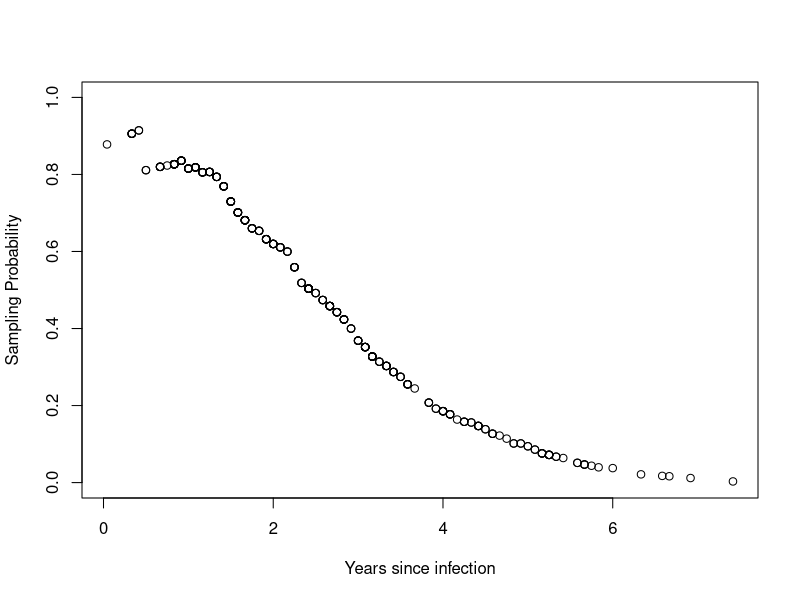

Generate this figure with R:
library(survival)
library(gss)
data(aids)
# all event times should be sorted

dtnpmle <- function(x, u, v, max_iter = 1000, error = 1e-9){
  dat <- cbind(x, u, v)[order(x), ]
  n <- nrow(dat)
  J <- apply(dat[, 2:3], MARGIN = 1, FUN = function(uvj) (uvj[1] <= dat[, 1]) & (dat[, 1] <= uvj[2]))
  inv_puv <- 1 / c(colMeans(J))
  inv_pt <- sum(inv_puv) / c(J %*% inv_puv)
  f <- inv_pt / sum(inv_pt)
  g <- inv_puv / sum(inv_puv)
  converged <- FALSE
  
  for (i in seq_len(max_iter)){
    inv_pt <- sum(inv_puv) / c(J %*% inv_puv)
    inv_puv <- sum(inv_pt) / c(t(inv_pt) %*% J)
    f_next <- inv_pt / sum(inv_pt)
    g_next <- inv_puv / sum(inv_puv)
    if (all(abs(c(f_next - f, g_next - g)) < error)){
      converged <- TRUE
      f <- f_next
      g <- g_next
      break
    }
    f <- f_next
    g <- g_next
  }
  
  masses <- data.frame(x = dat[, 1], u = dat[, 2], v = dat[, 3], f = f, g = g)
  jump_indx <- !duplicated(masses$x, fromLast = TRUE)
  return(list(cdf = cbind(x = masses$x[jump_indx], F = pmin(cumsum(masses$f)[jump_indx], 1)), 
              masses = masses, pt = c(1 / inv_pt), puv = c(1 / inv_puv), 
              converged = converged, n_iter = i))
}

stderr_weights <- function(x, u, v, npcdf){
  n <- length(x)
  C_lprod <- function(A) {rbind(A, -colSums(A))} # C %*% a
  C_rprod <- function(A) {sapply(seq_len(n - 1), FUN = function(i) A[, i] - A[, n])}
  Ct_lprod <- function(A) {sapply(seq_len(ncol(A)), FUN = function(i) A[-n, i] - A[n, i])}
  
  n_x <- sapply(npcdf[, 1, drop = TRUE], FUN = function(xi) sum(x == xi))
  npcdf <- rbind(c(min(u) - 1, 0), npcdf)
  Fv <- npcdf[findInterval(v, npcdf[, 1]), 2]
  Fu <- npcdf[findInterval(u, npcdf[, 1], left.open = TRUE), 2]
  Fvu <- Fv - Fu
  a <- c(n_x / (diff(npcdf[, 2]) * n))[match(x, npcdf[-1, 1])]
  Juv <- apply(cbind(u, v), MARGIN = 1, FUN = function(uvj) (uvj[1] <= x) & (x <= uvj[2])) # J[i,j]: u[j] <= x[i] <= v[j]
  
  S <- toeplitz(rep(1, n), r = c(1, rep(0, n-1)))
  S_inv <- toeplitz(c(1,-1, rep(0, n-2)), r = c(1, rep(0, n-1))) # solve(S)
  B <- S %*% diag(1 / (n * a))
  B_inv <- diag(n * a) %*% S_inv
  
  unique_indx <- !duplicated(x, fromLast = TRUE)
  match_unique_indx <- match(x, unique(x))
  H <- sapply(seq_len(n), 
              FUN = function(i) {((x[i] <= x[unique_indx]) / a[i]) - (cumsum(Juv[, i] / a^2)[unique_indx] / (n * Fvu[i]))})
  Atilde <- Juv %*% diag(1 / Fvu^2) %*% t(Juv) %*% S_inv / n
  A <- S %*% diag(1 / a^2) %*% Atilde / n
  IA <- -A
  diag(IA) <- 1 + diag(IA)
  L_F <- (B %*% C_lprod(solve(Ct_lprod(C_rprod(B_inv %*% IA %*% B)),
                              Ct_lprod(B_inv %*% H[match_unique_indx, ]))))[unique_indx, ]
  
  L_ainv <- sapply(seq_len(n), 
                   FUN = function(i) (-((Juv[, i] / Fvu[i]) - a - (Atilde %*% L_F[match_unique_indx, i])) / a^2))
  var_F <- rowMeans(L_F^2) / n
  var_ainv <- rowMeans(L_ainv^2) / n
  return(list(L_F = L_F, var_F = var_F, a = a, L_ainv = L_ainv, var_ainv = var_ainv))
}

sensitivity_analysis <- function(y, X, ipw, trunc_mass = seq(0, 1, by = 0.1),
                                 ipw_infl = NULL, time_wt = NULL, time_wt_infl = NULL, 
                                 max_iter = 100, error = 1e-7, beta_init = NULL,
                                 center_covariates = FALSE){
  
  coxph_rtrunc <- function(y, X, ipw, outer_wt, trunc_mass, ipw_avg, max_iter, error,
                           beta_init, n_ties, unique_indx, 
                           time_wt = NULL, ipw_infl = NULL, time_wt_infl = NULL){
    
    n_unique <- length(unique_indx)
    p <- ncol(X)
    tX <- t(X)
    beta_est <- beta_init
    converged <- FALSE
    for (i in seq_len(max_iter)){
      exps <- exp(c(X %*% beta_est))
      p_trunc <- trunc_mass^exps
      odds_trunc <- (p_trunc) / (1 - p_trunc)
      odds_wt <- ipw * exps * odds_trunc
      
      fit <- coxph(y ~ X, weights = ipw, init = beta_est, robust = FALSE, ties = "breslow",
                   control = coxph.control(iter.max = 0, timefix = FALSE))
      fit_detail <- coxph.detail(fit)
      if (p == 1){
        fit_detail$imat <- array(fit_detail$imat, dim = c(1, 1, n_unique))
        fit_detail$means <- cbind(fit_detail$means)
      }
      
      # not divided by n, evaluated at unique event times
      S0 <- ipw[unique_indx] * n_ties * exp(sum(fit$means * beta_est)) / fit_detail$hazard
      S1 <- diag(S0) %*% fit_detail$means
      S0_adj <- S0 + sum(odds_wt)
      riskset_avg <- sapply(seq_len(p), FUN = function(j) {(S1[, j] + sum(odds_wt * X[, j])) / S0_adj})
      est_fn <- ipw_avg - c(t(n_ties * outer_wt[unique_indx]) %*% riskset_avg)
      
      odds_wt2 <- ipw * exps^2 * odds_trunc * (1 + odds_trunc) * ifelse(trunc_mass > 0, log(trunc_mass), 0)
      S2_adjustment <- tX %*% diag(odds_wt + odds_wt2) %*% X
      derivative <- matrix(0, nrow = p, ncol = p) # negative derivative
      for (j in seq_len(n_unique)){
        indx <- unique_indx[j]
        derivative <- derivative + n_ties[j] * outer_wt[indx] * 
          (
            ((fit_detail$imat[, , j] / (n_ties[j] * ipw[indx])) + 
               c(fit_detail$means[j, ]) %*% fit_detail$means[j, , drop = FALSE]) * 
              S0[j] + S2_adjustment
          ) / S0_adj[j]
        derivative <- derivative - n_ties[j] * outer_wt[indx] * c(riskset_avg[j, ]) %*% riskset_avg[j, , drop = FALSE]
      }
      derivative <- derivative - c(t(outer_wt[unique_indx] * n_ties / S0_adj) %*% riskset_avg) %*% (t(odds_wt2) %*% X)
      
      beta_update <- solve(derivative, est_fn)
      
      
      # check convergence
      if (all(abs(beta_update) < error)){
        converged <- TRUE
        break
      }
      
      beta_est <- beta_est + beta_update
      
    }
    
    stderrs <- rep(NA, p)
    if (!is.null(ipw_infl)){
      haz <- n_ties * ipw[unique_indx] / S0_adj
      wtcumhaz <- c(0, cumsum(haz * time_wt[unique_indx]))
      integ_wtriskset_avg <- apply(riskset_avg, MARGIN = 2, FUN = function(x) c(0, cumsum(x * haz * time_wt[unique_indx])))
      riskset_avg <- rbind(0, riskset_avg)
      match_indx <- findInterval(y[, 1], y[unique_indx, 1]) + 1
      match_indx2 <- 1:n# match(y[, 1], unique(y[, 1]))
      
      # p by n
      sch_resids_uw <- (tX - t(riskset_avg[match_indx, ])) %*% diag(event_indx)
      score_resids_uw <- (sch_resids_uw %*% diag(time_wt)) - (tX %*% diag(exps * (wtcumhaz[match_indx] + odds_trunc * wtcumhaz[n_unique + 1])))
      score_resids_uw <- score_resids_uw + sapply(seq_len(n), FUN = function(i) {
        exps[i] * (integ_wtriskset_avg[match_indx[i], ] + odds_trunc[i] * integ_wtriskset_avg[n_unique + 1, ])
      })
      
      ipw_adj <- score_resids_uw %*% ipw_infl[match_indx2, ] / n
      var_components <- (score_resids_uw %*% diag(ipw)) + ipw_adj
      
      if (!is.null(time_wt_infl)){
        ipw_adj2 <- sch_resids_uw %*% diag(ipw) %*% time_wt_infl[match_indx2, ] / n
        var_components <- var_components + ipw_adj2
      }
      
      meat <- apply(var_components, MARGIN = 2, FUN = function(x) x %o% x)
      if (ncol(X) == 1){
        meat <- sum(meat)
      }else{
        meat <- rowSums(meat)
      }
      inv_derivative <- solve(derivative)
      var_est <- inv_derivative %*% matrix(meat, nrow = p) %*% t(inv_derivative)
      stderrs <- sqrt(diag(var_est))
      
    }
    
    if (!converged){
      stop("Error: algorithm did not converge")
    }
    return(list(coef = beta_est, se = stderrs))
  }
  
  n <- nrow(X)
  p <- ncol(X)
  if (ncol(y) != 2){
    stop("y should be a two-column Surv object")
  }
  if (2 %in% y[, 2]){
    event_indx <- y[, 2] == 2
  }else{
    event_indx <- as.logical(y[, 2])
  }
  
  if (is.null(beta_init)){
    beta_init <- rep(0, p)
  }
  
  if (is.null(time_wt)){
    outer_wt <- ipw
    time_wt <- rep(1, n)
  }else{
    time_wt <- time_wt + 1e-7
    outer_wt <- time_wt * ipw
    
  }
  
  if (center_covariates == TRUE){
    X <- scale(X, scale = FALSE)
  }
  
  ipw_avg <- c(t(outer_wt * event_indx) %*% X)
  unique_indx <- which(!duplicated(y[, 1], fromLast = TRUE) & event_indx)
  unique_times <- y[unique_indx, 1]
  n_ties <- sapply(unique_times, FUN = function(tj) sum(y[event_indx, 1] == tj))
  
  
  coef_ests <- matrix(NA, nrow = length(trunc_mass), ncol = p)
  stderrs <- matrix(NA, nrow = length(trunc_mass), ncol = p)
  for (j in seq_along(trunc_mass)){
    ests <- tryCatch(coxph_rtrunc(y = y, X = X, ipw = ipw, outer_wt = outer_wt,
                                  trunc_mass = trunc_mass[j], ipw_avg = ipw_avg, 
                                  max_iter = max_iter, error = error, 
                                  beta_init = beta_init,
                                  n_ties = n_ties, unique_indx = unique_indx, 
                                  time_wt = time_wt, ipw_infl = ipw_infl, time_wt_infl = time_wt_infl),
                     error = function(e) NULL)
    if (!is.null(ests) & !any(is.na(ests$coef))){
      coef_ests[j, ] <- ests$coef
      stderrs[j, ] <- ests$se
      beta_init <- ests$coef # improve convergence
    }
  }
  return(list(coef = coef_ests, trunc_mass = trunc_mass, se = stderrs))
}

dat <- aids
dat$baseline <- (1986*12 + 7) - dat$infe
dat$ltrunc <- (1982*12) - dat$baseline
dat$incu[dat$incu == 0] <- 0.5
dat <- dat[order(dat$incu), ]
dat$age_gp <- factor(ifelse(dat$age <= 4, "<=4", ifelse(dat$age <= 59, "4-59", ">59")), 
                     levels = c(">59", "4-59", "<=4"))
summary(dat)

npmle <- dtnpmle(dat$incu, dat$ltrunc, dat$infe)
igraph::is.connected(igraph::graph(unlist(sapply(seq_len(nrow(dat)), FUN = function(i) 
  c(rbind(i, which((dat$ltrunc <= dat$incu[i]) & (dat$incu[i] <= dat$infe))))))), "strong")
plot(npmle$masses$x/12, npmle$pt, xlab = "Years since infection", ylab = "Sampling Probability", ylim = c(0,1))

y <- Surv(dat$incu, rep(1, nrow(dat)))
X <- cbind(as.numeric(dat$age_gp == "<=4"), as.numeric(dat$age_gp == "4-59"))
match_indx <- findInterval(dat$incu, npmle$cdf[, 1])
infl <- stderr_weights(dat$incu, dat$ltrunc, dat$infe, npmle$cdf)
infl_a_est <- sapply(seq_len(nrow(dat)), FUN = function(i) {-infl$L_ainv[, i] * infl$a^2})
fit <- sensitivity_analysis(y, X, ipw = 1 / infl$a, ipw_infl = infl$L_ainv,
                            time_wt = (1 - npmle$cdf[match_indx, 2]) * infl$a, 
                            time_wt_infl = (-infl$L_F[match_indx, ] * infl$a) + 
                              (1 - npmle$cdf[match_indx, 2]) * infl_a_est,
                            trunc_mass = seq(0, 0.2, by = 0.02), beta_init = c(1,0))
fit$ci1 <- cbind(fit$coef[, 1] - qnorm(0.975)*fit$se[, 1], fit$coef[, 1] + qnorm(0.975)*fit$se[, 1])
fit$si1 <- cbind(cummin(fit$ci1[, 1]), cummax(fit$ci1[, 2]))
fit$ci2 <- cbind(fit$coef[, 2] - qnorm(0.975)*fit$se[, 2], fit$coef[, 2] + qnorm(0.975)*fit$se[, 2])
fit$si2 <- cbind(cummin(fit$ci2[, 1]), cummax(fit$ci2[, 2]))
sens_results <- data.frame(trunc_mass = fit$trunc_mass,
                           `coef (age <=4)` = fit$coef[, 1],
                           `lower_si (age <=4)` = fit$si1[, 1],
                           `upper_si (age <=4)` = fit$si1[, 2],
                           `coef (age 4-59)` = fit$coef[, 2],
                           `lower_si (age 4-59)` = fit$si2[, 1],
                           `upper_si (age 4-59)` = fit$si2[, 2], check.names = FALSE)
sens_results
